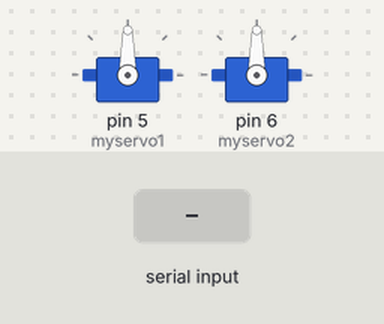
Bench run of a sketch on a simulated Arduino Uno, built with avr-gcc and run on an emulated ATmega328P. Parts: 2 × servo. The test bench sets the inputs (shaded band).

Above: at 1.2 s.
1.3 s: "90 45\n" received over Serial
At 2.5 s:
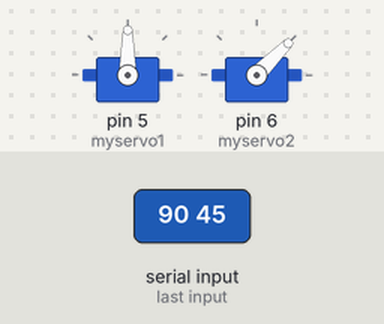
2.8 s: "30 150\n" received over Serial
At 3.7 s:
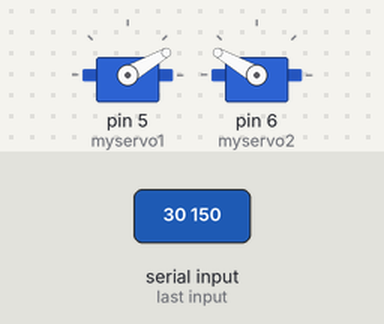
4.3 s: "5\n" received over Serial
At 4.6 s:
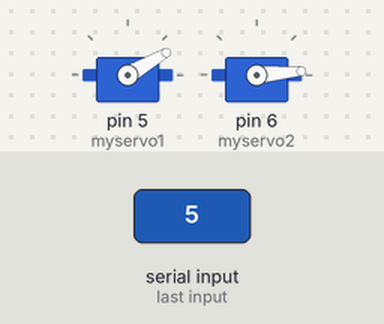
5.8 s: "90\n" received over Serial
At 7.0 s:
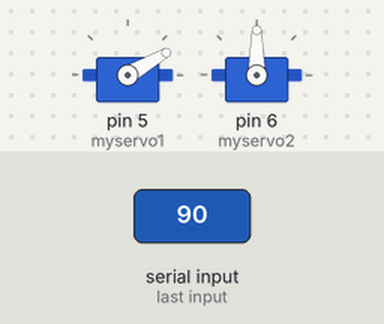
7.3 s: "200\n" received over Serial
At 8.2 s:
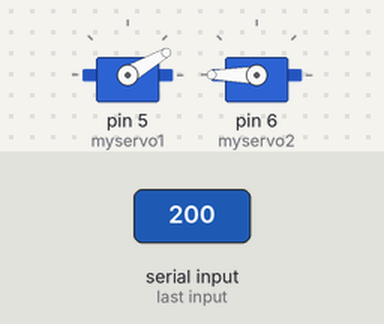
8.8 s: "1 90\n" received over Serial
At 9.3 s:
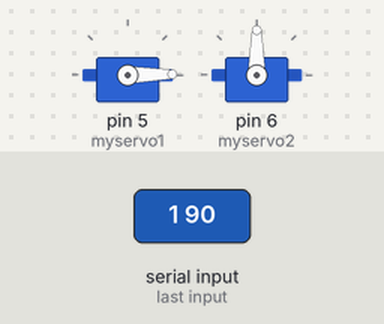
Timing chart, 0 to 11.3 s (numbered marks = the images above; inputs shaded):
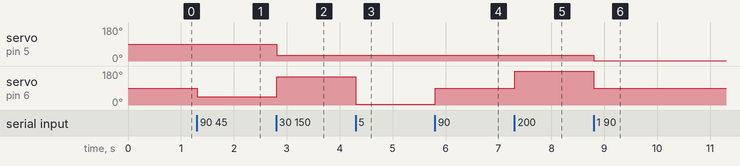

The sketch:

code_arduino.ino
```cpp
#include <Servo.h>

String inputString = "";         // a string to hold incoming data
boolean stringComplete = false;  // whether the string is complete


Servo myservo1;  // create servo object to control a servo
Servo myservo2;                // a maximum of eight servo objects can be created
int pos1 = 0;
int pos2 = 90;    // variable to store the servo position
int idx = 1;

void setup()
{
  // initialize serial:
  Serial.begin(9600);
  // reserve 200 bytes for the inputString:
  inputString.reserve(200);

  myservo1.attach(5);  // attaches the servo on pin 6 to the servo object
  myservo2.attach(6);
}


void loop()
{
  // print the string when a newline arrives:
  if (stringComplete) {
    String mytext = "";
    mytext = mytext + "pos1:" + pos1 + " pos2:" + pos2;
    myservo1.write(pos1);              // tell servo to go to position in variable 'pos1'
    myservo2.write(pos2);              // tell servo to go to position in variable 'pos2'
    delay(15);
    // clear the string:
    inputString = "";
    stringComplete = false;
  }
  //                       // waits 15ms for the servo to reach the position
}


/*
  SerialEvent occurs whenever a new data comes in the
 hardware serial RX.  This routine is run between each
 time loop() runs, so using delay inside loop can delay
 response.  Multiple bytes of data may be available.
 */
void serialEvent() {
  while (Serial.available()) {
    // get the new byte:
    char inChar = (char)Serial.read();
    // add it to the inputString:
    inputString += inChar;
    // if the incoming character is a newline, set a flag
    // so the main loop can do something about it:
    if(inChar == ' '){
      pos1=inputString.toInt();
      inputString="";
    }
    if (inChar == '\n' ) {
      pos2=inputString.toInt();
      inputString="";
      stringComplete = true;
    }
  }
}
```

Measured:
- after the input at 1.3 s, servo on pin 6 (myservo2): 90° → 45° at once
- after the input at 2.8 s, servo on pin 5 (myservo1): 90° → 30° at once; servo on pin 6 (myservo2): 45° → 150° at once
- after the input at 4.3 s, servo on pin 6 (myservo2): 150° → 5° at once
- after the input at 5.8 s, servo on pin 6 (myservo2): 5° → 90° at once
- after the input at 7.3 s, servo on pin 6 (myservo2): 90° → 180° at once
- after the input at 8.8 s, servo on pin 5 (myservo1): 30° → 1° at once; servo on pin 6 (myservo2): 180° → 90° at once
